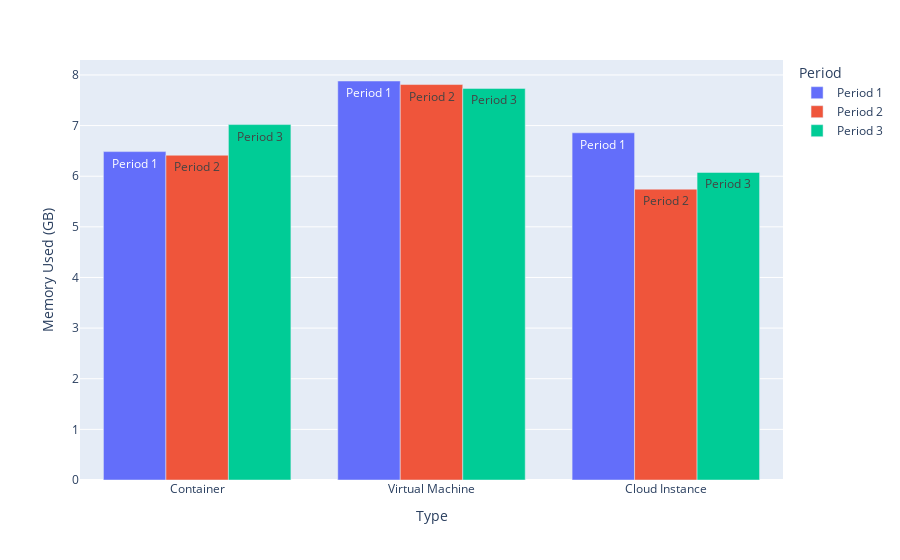

Notebook code for this chart:
### Markdown cell above
Memory Analysis under 8GB Memory Stress

### Code cell
# Bar plot of the average memory usage for nginx web server under 8G memory stress

container_nginx_memory_8G_average_df = container_nginx_memory_8G_average.transpose().reset_index().rename(columns={0: "Memory Used (GB)", "index": "Period"})
container_nginx_memory_8G_average_df["Type"] = "Container"

vm_nginx_memory_8G_average_df = vm_nginx_memory_8G_average.transpose().reset_index().rename(columns={0: "Memory Used (GB)", "index": "Period"})
vm_nginx_memory_8G_average_df["Type"] = "Virtual Machine"

ec2_nginx_memory_8G_average_df = ec2_nginx_memory_8G_average.transpose().reset_index().rename(columns={0: "Memory Used (GB)", "index": "Period"})
ec2_nginx_memory_8G_average_df["Type"] = "Cloud Instance"

df_8G_average = pd.concat([container_nginx_memory_8G_average_df,vm_nginx_memory_8G_average_df,ec2_nginx_memory_8G_average_df])


fig = px.bar(df_8G_average, x="Type", y="Memory Used (GB)",
             color='Period', barmode="group",text="Period")
fig.show()

### Figure 1 — Plotly figure (JSON) as saved in the notebook; plotly's stock layout.template omitted (floating-point values rounded to 4 significant figures)
{"data": [{"alignmentgroup": "True", "hovertemplate": "Period=%{text}<br>Type=%{x}<br>Memory Used (GB)=%{y}<extra></extra>", "legendgroup": "Period 1", "marker": {"color": "#636efa", "pattern": {"shape": ""}}, "name": "Period 1", "offsetgroup": "Period 1", "orientation": "v", "showlegend": true, "text": ["Period 1", "Period 1", "Period 1"], "textposition": "auto", "type": "bar", "x": ["Container", "Virtual Machine", "Cloud Instance"], "xaxis": "x", "y": [6.486, 7.88, 6.857], "yaxis": "y"}, {"alignmentgroup": "True", "hovertemplate": "Period=%{text}<br>Type=%{x}<br>Memory Used (GB)=%{y}<extra></extra>", "legendgroup": "Period 2", "marker": {"color": "#EF553B", "pattern": {"shape": ""}}, "name": "Period 2", "offsetgroup": "Period 2", "orientation": "v", "showlegend": true, "text": ["Period 2", "Period 2", "Period 2"], "textposition": "auto", "type": "bar", "x": ["Container", "Virtual Machine", "Cloud Instance"], "xaxis": "x", "y": [6.414, 7.811, 5.744], "yaxis": "y"}, {"alignmentgroup": "True", "hovertemplate": "Period=%{text}<br>Type=%{x}<br>Memory Used (GB)=%{y}<extra></extra>", "legendgroup": "Period 3", "marker": {"color": "#00cc96", "pattern": {"shape": ""}}, "name": "Period 3", "offsetgroup": "Period 3", "orientation": "v", "showlegend": true, "text": ["Period 3", "Period 3", "Period 3"], "textposition": "auto", "type": "bar", "x": ["Container", "Virtual Machine", "Cloud Instance"], "xaxis": "x", "y": [7.02, 7.734, 6.075], "yaxis": "y"}], "layout": {"barmode": "group", "legend": {"title": {"text": "Period"}, "tracegroupgap": 0}, "margin": {"t": 60}, "xaxis": {"anchor": "y", "domain": [0, 1], "title": {"text": "Type"}}, "yaxis": {"anchor": "x", "domain": [0, 1], "title": {"text": "Memory Used (GB)"}}}}
